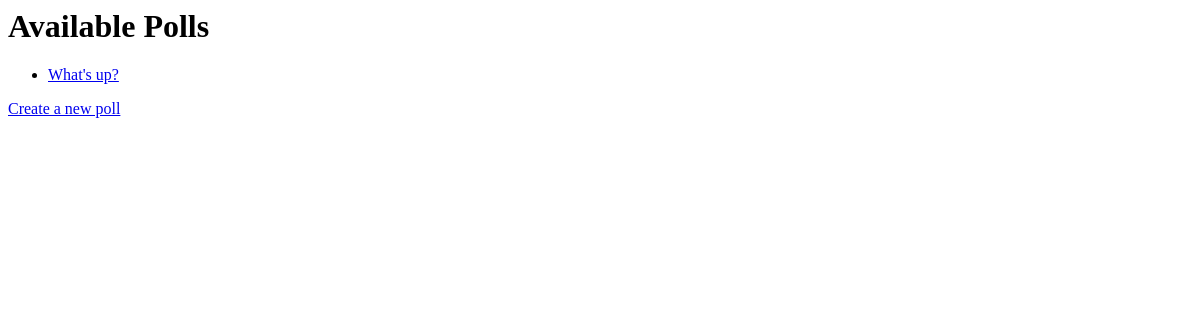
/polls/, run on an earlier commit of the app's database.
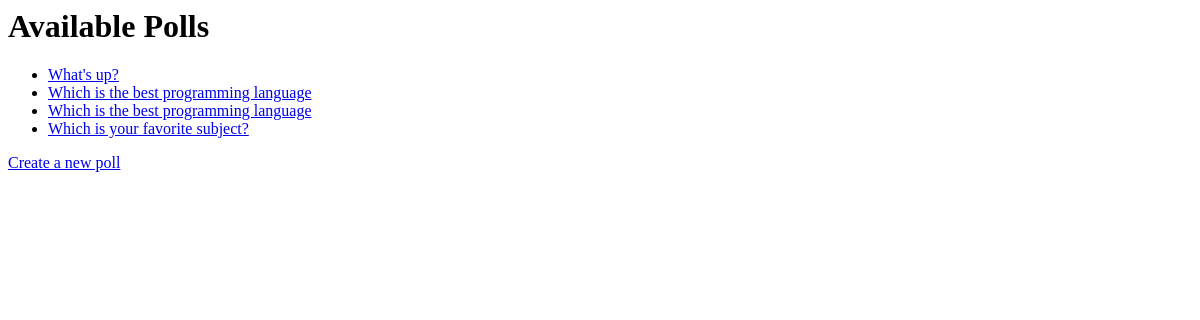
And on a later commit of the database.
### polls_app/models.py (models this page shows, shortened)
class Question(models.Model):
    question_text = models.CharField(max_length=128)

### polls_app/views.py (the view)
# urls.py: path("", views.index, name="index"),
def index(request):
    questions = Question.objects.all()
    return render(request, "index.html",{
        "questions": questions
    })

### polls_app/templates/index.html
{% extends "layout.html" %}
{% block body %}
<h1>Available Polls</h1>
    {% if questions %}
        <ul>
        {% for question in questions %}
            <li><a href="{% url 'polls:details' question.id %}">{{ question.question_text }}</a></li>
        {% endfor %}
        </ul>
    {% else %}
        <p>No polls are available.</p>
    {% endif %}
    <a href="{% url 'polls:add_poll' %}">Create a new poll </a>
{% endblock %}

### polls_app/templates/layout.html
<html>
    <body>
        {% block body %}
        {% endblock %}
    </body>
</html>

What changed in the data, as far as the page shows it:
added Question: question_text "Which is the best programming language"
added Question: question_text "Which is the best programming language"
added Question: question_text "Which is your favorite subject?"
